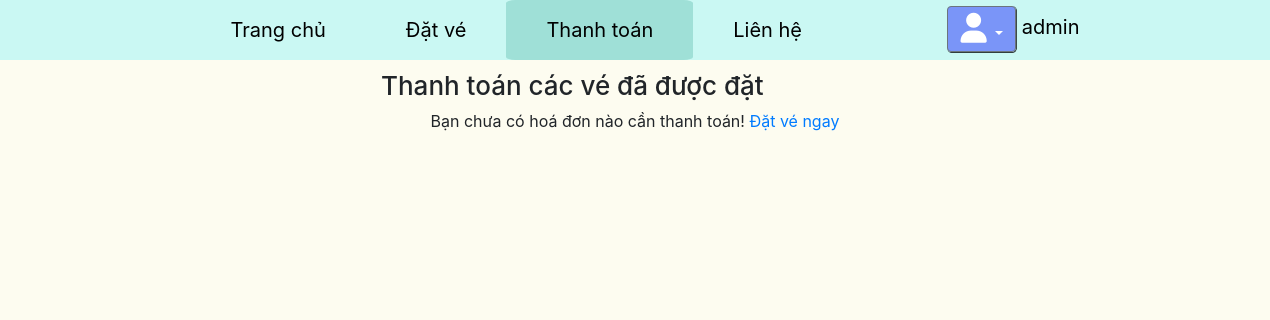
Before: /thanhtoan/ (signed in) with the older database file.
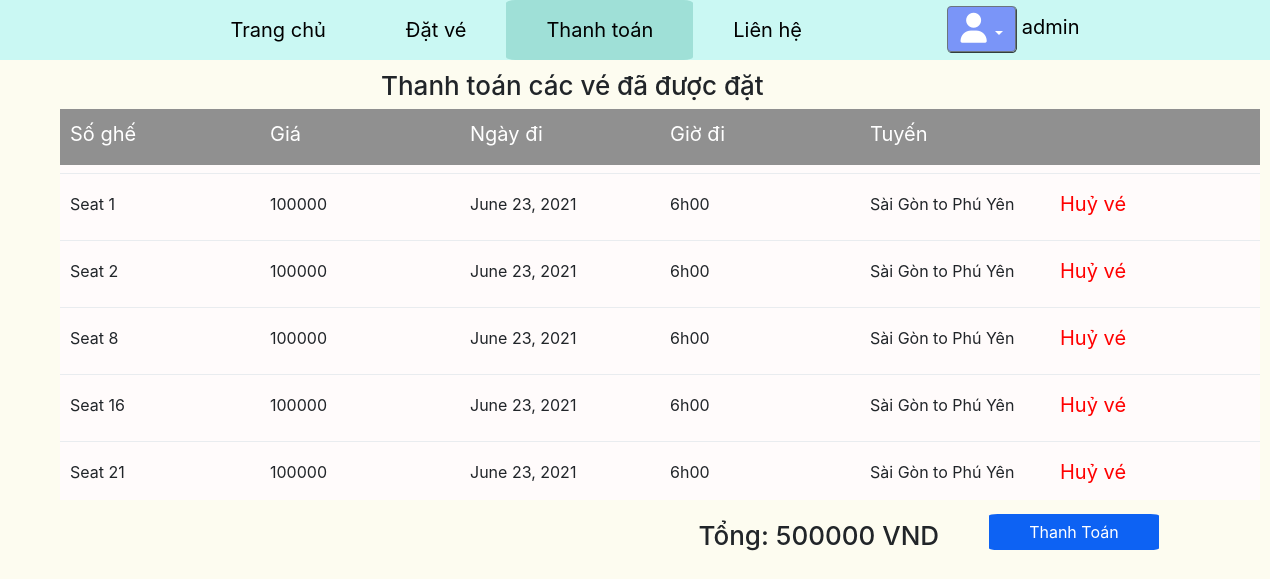
After: the same page with the newer database file.
### core/models.py (models this page shows, shortened)
class BillDetail(models.Model):
    bill = models.ForeignKey(Bill, related_name="bills", on_delete=models.CASCADE)
    ticket = models.ForeignKey(Ticket, related_name="tickets", on_delete=models.CASCADE)
    status = models.CharField(default="", max_length = 50, null=True,blank=True)

class Ticket(models.Model):
    seat = models.IntegerField(choices = SEAT_TICKET_CHOICE)
    cost = models.IntegerField(choices = COST_CHOICE, default = 100000)
    type = models.CharField(choices = TYPE_TICKET_CHOICE, max_length=1, default='N')
    schedule = models.ForeignKey(Schedule, on_delete=models.CASCADE, related_name="schedules")
    status = models.CharField(choices = STATUS_TICKET_CHOICE, default = 'F', max_length = 1)

class Schedule(models.Model):
    train = models.ForeignKey(Train, related_name='trains', on_delete=models.CASCADE)
    start_day = models.DateField(auto_now=False, auto_now_add=False)
    start_time = models.TimeField(choices=TIME_SCHEDULE_CHOICE)
    route = models.ForeignKey(Route, related_name='routes', on_delete=models.CASCADE)
    status = models.CharField(default = "", max_length=50, null=True,blank=True)

class Route(models.Model):
    departure = models.ForeignKey(Station, related_name='stations_departure', on_delete=models.CASCADE)
    destination = models.ForeignKey(Station, related_name='stations_destination', on_delete=models.CASCADE)
    def __str__(self) -> str:
        return self.departure.name + " to " + self.destination.name

class Station(models.Model):
    name = models.CharField(default = "", max_length = 50)
    address = models.CharField(default = "",max_length = 255)

class Bill(models.Model):
    user = models.ForeignKey(User, on_delete = models.CASCADE)
    date = models.DateField(auto_now_add = True)
    total = models.IntegerField(default=100000)
    status = models.CharField(choices = STATUS_BILL_CHOICE, default="UNPAID", max_length=10)

### core/views.py (the view)
# urls.py: path('thanhtoan/',views.thanhToan, name="thanhtoan"),
@login_required
def thanhToan(request):
    bill = Bill.objects.filter(user = request.user, status = 'UNPAID').first()
    if(bill != None):
        bill_details = bill.bills.all()
    else:
        bill_details = None
    context= {
        'bill_details':bill_details,
        'bill':bill,
    }
    return render(request, 'core/thanhtoan.html',context)

### core/templates/core/thanhtoan.html (shortened to what this page needs)
{% extends 'core/base.html' %}
{% load static %}
{% block head %}
<link rel="stylesheet" href="{% static 'css/scss/thanhToan.css' %}">
{% endblock head %}
{% block contain %}
    <h2>Thanh toán các vé đã được đặt</h2>
    {% if bill.id != None %}
        <div class="container_detail colorHeader_menu">
                <p>Số ghế</p>
                <p>Giá</p>
                <p>Ngày đi</p>
                <p>Giờ đi</p>
                <p>Tuyến</p>
                <p></p>
        </div>
        {% for bill_detail in bill_details %}
            <div class="container_detail">
                <div class="dropdown-divider"></div>
                <div class="dropdown-divider"></div>
                <div class="dropdown-divider"></div>
                <div class="dropdown-divider"></div>
                <div class="dropdown-divider"></div>
                <div class="dropdown-divider"></div>
                <p>{{bill_detail.ticket.get_seat_display}}</p>
                <p> {{bill_detail.ticket.cost}}</p>
                <p> {{bill_detail.ticket.schedule.start_day}}</p>
                <p> {{bill_detail.ticket.schedule.get_start_time_display}}</p>
                <p> {{bill_detail.ticket.schedule.route}}</p>
                <a href="{% url 'huyve' bill_detail.id %}"> Huỷ vé</a>
            </div>
        {% endfor %}
        <div class="payment">
            <h2>Tổng: {{bill.total}} VND</h2>
            <buton><a href="{% url 'xulythanhtoan' bill.id %}">Thanh Toán</a><buton>
        </div>
    {% else %}
    <div class="text-center">
        <p>Bạn chưa có hoá đơn nào cần thanh toán! <a href="{% url 'datve' %}">Đặt vé ngay</a></p>
    </div>
    {% endif %}
{% endblock contain %}

### core/templates/core/base.html (shortened to what this page needs)
{% load static %}
<!DOCTYPE html>
<html lang="en">
  <head>
    <link rel="stylesheet" href="https://stackpath.bootstrapcdn.com/bootstrap/4.3.1/css/bootstrap.min.css">
    <link rel="stylesheet" href="{% static 'css/base1.css' %}">
    {% block head %}
    {% endblock head %}
  </head>
  <body>
    <header>
        <div class="container_header">
            <div class="container_menu">
                <ul class="menu_header">
                    <li class="item_header"><a href="{% url 'index' %}">Trang chủ</a></li>
                    <li class="item_header"><a href="{% url 'datve' %}">Đặt vé</a></li>
                    <li class="item_header"><a href="{% url 'thanhtoan' %}">Thanh toán</a></li>
                    <li class="item_header"><a href="https://www.facebook.com/CoktailDail/">Liên hệ</a></li>
                </ul>
            </div>
            {% if user.username  %}
                <div class="contain_login">
                    <div class="dropdown open">
                        <button class="btn btn-secondary dropdown-toggle btnProfile" type="button" id="triggerId" data-toggle="dropdown" aria-haspopup="true"
                                aria-expanded="false">
                                    <i class="fas fa-user userSize"></i>
                                </button>
                        <span style="color: rgb(0, 0, 0);">{{user.username}}</span>
                    </div>
                </div>
            {% else %}
                <a style="color:white; text-decoration: none; font-size: 25px;" href ="{% url 'login' %}">
                    Login
                </a>
            {% endif %}
        </div>
    </header>
    {% block contain %}{% endblock contain %}
    <div class="container_animation">
    </div>
  </body>
</html>

### static/css/base1.css (style rules this page uses)
.activePage { background-color: #9fe0d7; }
.activePage a { color: blue; }
* { margin: 0; padding: 0; box-sizing: border-box; }
body { max-width: 100vw; max-height: 100vh; background: #fdfcf0; }
header { height: 60px; background: #caf8f3; }
header .container_header { width: 70%; margin: auto; display: flex; justify-content: space-between; }
header .container_header .container_menu { text-align: center; }
header .container_header .container_menu .menu_header { display: flex; justify-content: space-between; }
header .container_header .container_menu .menu_header .item_header { font-size: 20px; list-style: none; padding: 15px 40px; transition: 0.7s; border-radius: 5%; }
header .container_header .container_menu .menu_header .item_header a { color: black; text-decoration: none; transition: 0.5s; }
header .container_header .contain_login { padding-top: 6px; font-size: 20px; }
header .container_header .contain_login div .btnProfile { background: rgba(0, 0, 255, 0.4); -webkit-box-shadow: black 0.5px 0.5px 0.5px 0.2px; box-shadow: black 0.5px 0.5px 0.5px 0.2px; }
header .container_header .contain_login div .btnProfile .userSize { font-size: 30px; }

### static/css/scss/thanhToan.css (style rules this page uses)
h2 { font-size: 26px; margin-left: 30%; margin-top: 10px; }
.container_detail { width: 1200px; margin-left: 60px; display: -ms-grid; display: grid; -ms-grid-columns: (200px)[6]; grid-template-columns: repeat(6, 200px); background: #fffbfb; }
.container_detail p { padding-left: 10px; padding-top: 10px; }
.container_detail a { text-decoration: none; line-height: 45px; font-size: 20px; color: red; }
.payment { display: -webkit-box; display: -ms-flexbox; display: flex; -webkit-box-orient: horizontal; -webkit-box-direction: normal; -ms-flex-direction: row; flex-direction: row; margin-top: 10px; }
.payment h2 { margin-left: 55%; }
.payment a { text-decoration: none; background: #0d62f3; border-radius: 5%; color: white; padding: 8px 40px; width: 170px; margin-left: 50px; line-height: 45px; }
.colorHeader_menu { background: #909090; font-size: 20px; color: white; }

Changed rows visible on the page:
added BillDetail: ticket.seat "Seat 1", ticket.cost "100000", ticket.schedule.start_day "June 23, 2021", ticket.schedule.start_time "6h00", ticket.schedule.route "Sài Gòn to Phú Yên"
added BillDetail: ticket.seat "Seat 2", ticket.cost "100000", ticket.schedule.start_day "June 23, 2021", ticket.schedule.start_time "6h00", ticket.schedule.route "Sài Gòn to Phú Yên"
added BillDetail: ticket.seat "Seat 8", ticket.cost "100000", ticket.schedule.start_day "June 23, 2021", ticket.schedule.start_time "6h00", ticket.schedule.route "Sài Gòn to Phú Yên"
added BillDetail: ticket.seat "Seat 16", ticket.cost "100000", ticket.schedule.start_day "June 23, 2021", ticket.schedule.start_time "6h00", ticket.schedule.route "Sài Gòn to Phú Yên"
added BillDetail: ticket.seat "Seat 21", ticket.cost "100000", ticket.schedule.start_day "June 23, 2021", ticket.schedule.start_time "6h00", ticket.schedule.route "Sài Gòn to Phú Yên"
added Bill: total "500000"
Other visible differences:
text no longer shown: "Bạn chưa có hoá đơn nào cần thanh toán! Đặt vé ngay"
text now shown: "Số ghế Giá Ngày đi Giờ đi Tuyến Tổng: VND Thanh Toán"
